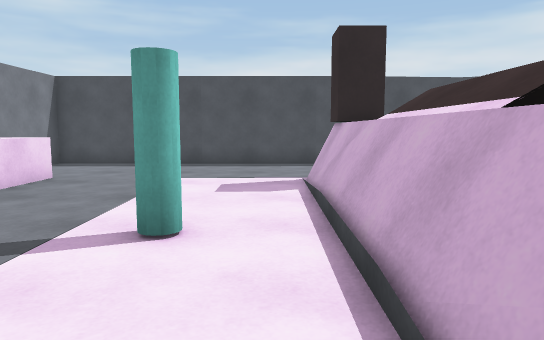
view 1 (above)

21 first-person views from a walk through a scene from a Unity 3-D project. The camera is 1.2 m above the floor, tilts 6° down and sees 70° across. The floor is counted in squares, 1 m on a side. Each view is taken from the middle of a square. On the plan, view 1 faces up. The plan holds only what a view shows up to about 15 squares ahead; the rest is blank. The place goes on beyond the plan. The player character is not drawn.

view 2
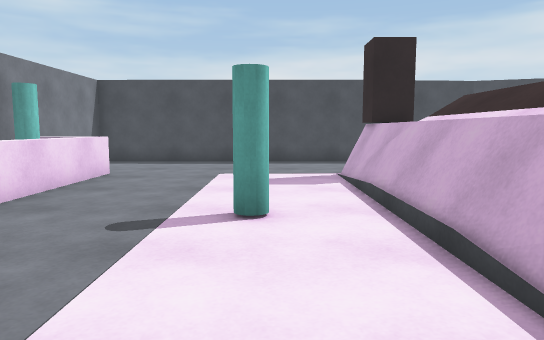

view 3
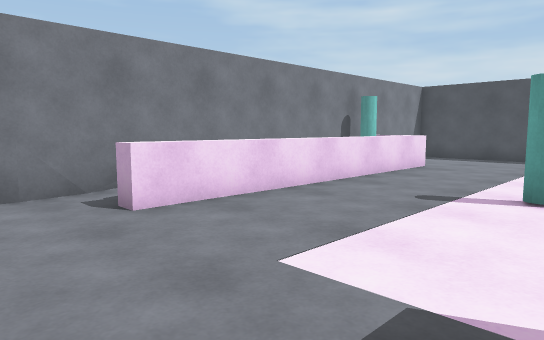

view 4
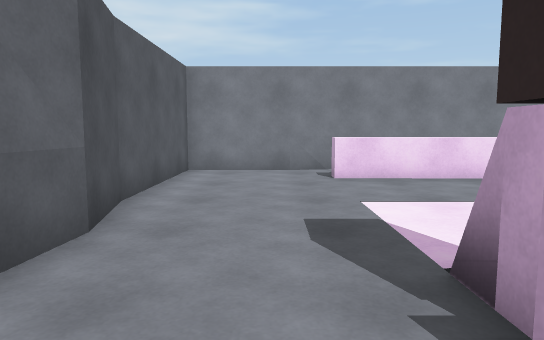

view 5
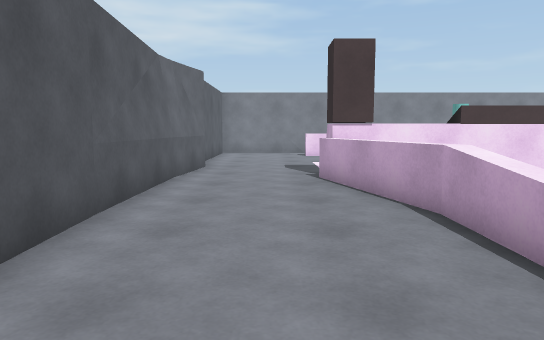

view 6
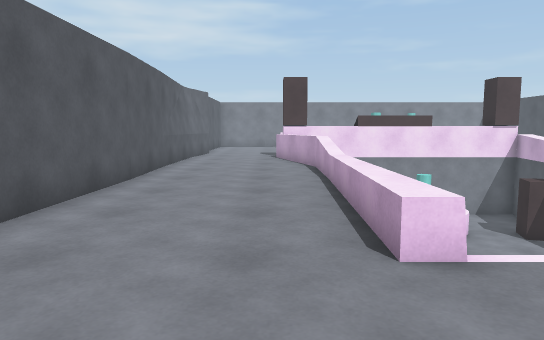

view 7
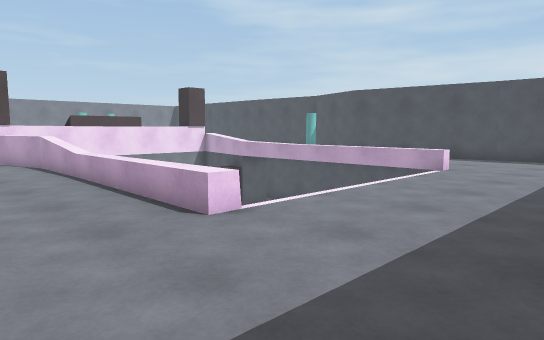

view 8
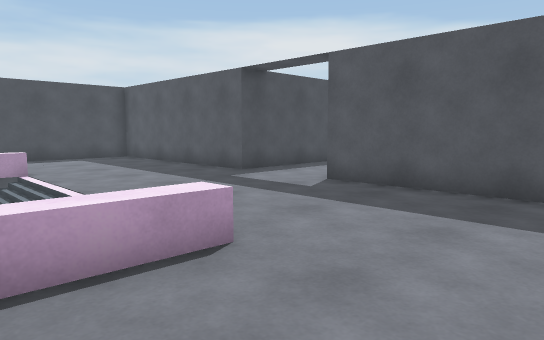

view 9
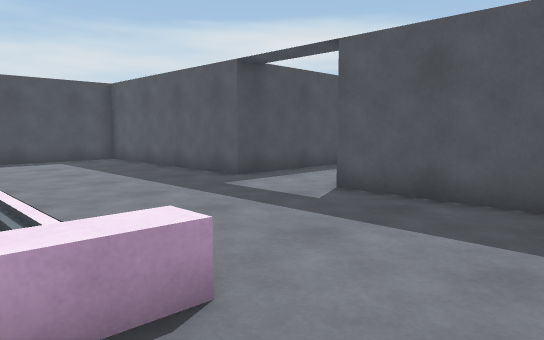

view 10
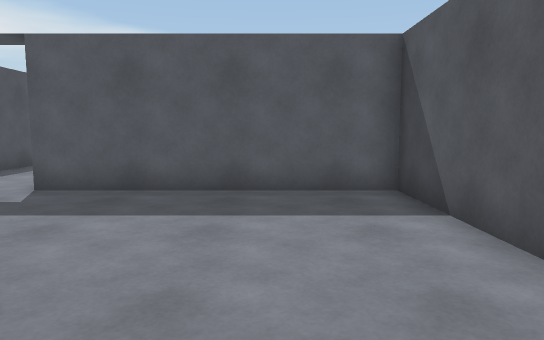

view 11
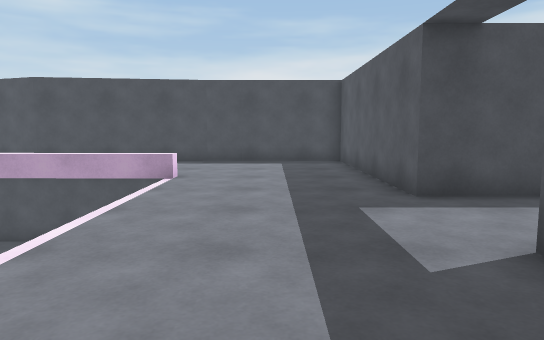

view 12
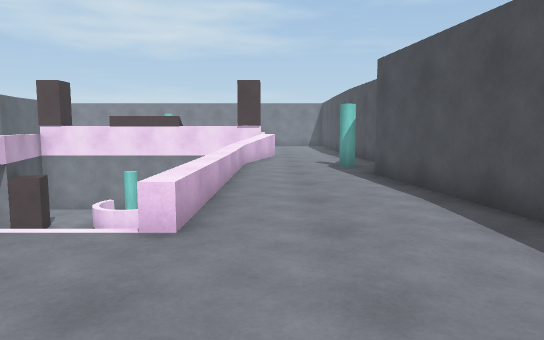

view 13
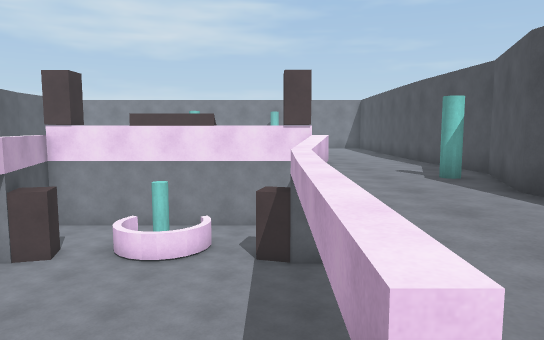

view 14
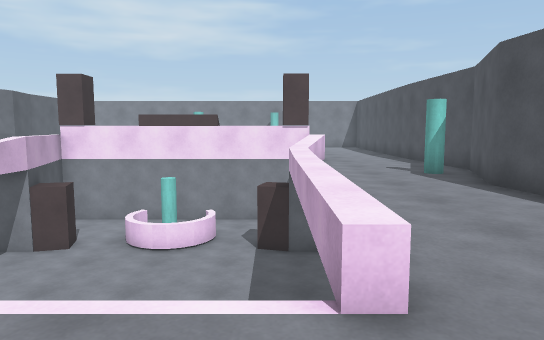

view 15
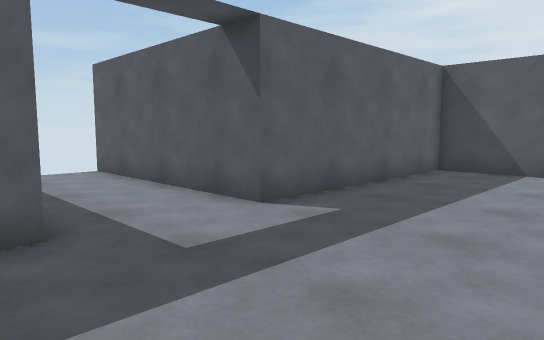

view 16
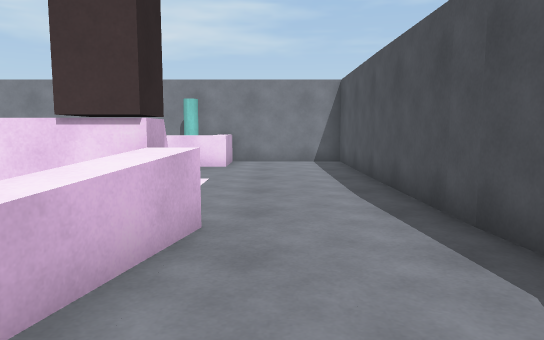

view 17
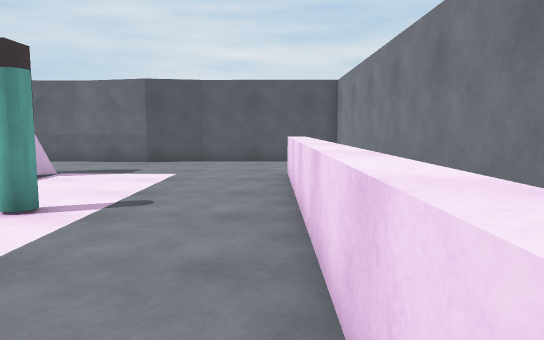

view 18
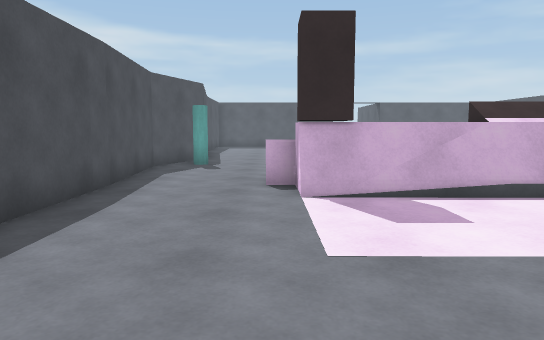

view 19
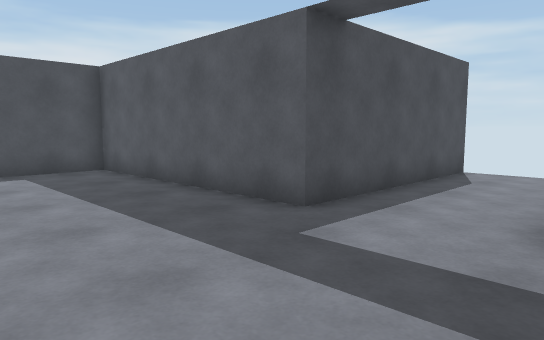

view 20
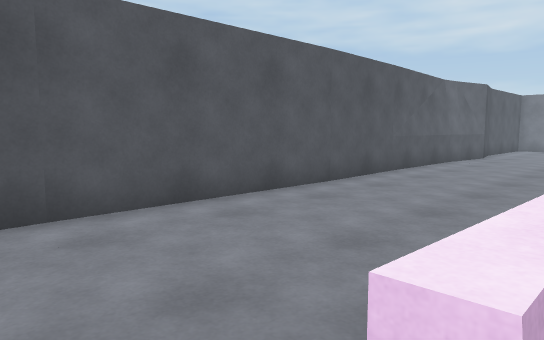

view 21
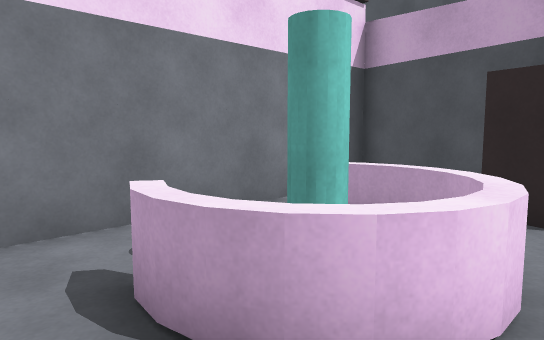

### Floor plan
Key: @ floor where view 1 was taken; # wall or solid block; x gap in a wall; . main floor; - floor 2.5 m lower than the main floor; / step, stairs or slope; = window, fence, low wall or low ledge; ^ raised ledge; v drop or lower ground.
Columns run from 8 left of view 1 to 28 right of it. Each row starts with its distance up from view 1.
 14 #################     ########
 13 #...............#######......#
 12 #...............#............#
 11 #............................#
 10 #.........#^^................#
  9 #^^......####==/////////.....#
  8 #x^......##--##----    /.....#
  7 # ^......##--------    /.....#
  6 # ^......##-===----    /.....########
  5 # ^......##---=----    /............
  4 # ^......##--x=----    /............
  3 # ^......##-==-----    /.....########
  2 # ^......##--------    /.....#
  1 # ^......##--##---    #=.....#
  0 #.^.....@###==^...=./v  .....#
 -1 #..........=.................#
 -2 #............................#
 -3 #............................#
 -4 #......###...................#
 -5 ######## #####################

Where each view was taken, in squares from view 1:
view 1: 0 up, 0 right, facing up
view 2: 1 down, 1 left, facing up
view 3: 3 down, 0 right, facing up-left
view 4: 2 down, 4 right, facing left
view 5: 2 down, 12 right, facing left
view 6: 1 down, 19 right, facing left
view 7: 3 down, 20 right, facing up-left
view 8: 3 down, 13 right, facing up-right
view 9: 2 down, 14 right, facing up-right
view 10: 2 down, 13 right, facing right
view 11: 1 down, 18 right, facing up
view 12: 10 up, 20 right, facing left
view 13: 8 up, 17 right, facing left
view 14: 8 up, 18 right, facing left
view 15: 7 up, 16 right, facing down-right
view 16: 11 up, 7 right, facing left
view 17: 10 up, 5 left, facing down
view 18: 10 up, 6 left, facing right
view 19: 2 up, 16 right, facing up-right
view 20: 1 up, 17 right, facing down-left
view 21: 2 up, 7 right, facing up-left
